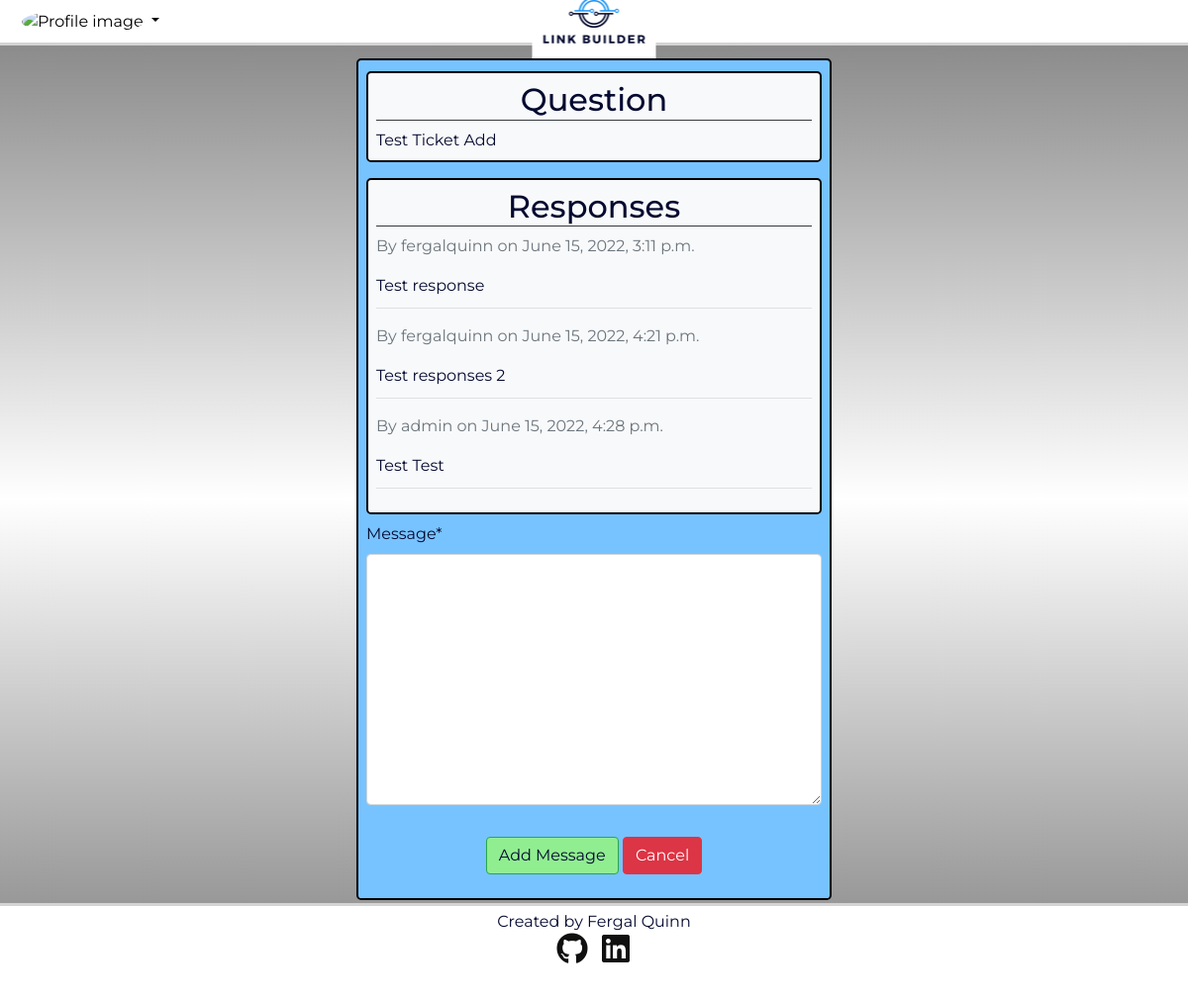
The app's page /ticket-details/8/ (signed in) with its own data.
### accounts/models.py (models this page shows, shortened)
class Support_Tickets(models.Model):
    user = models.ForeignKey(User, on_delete=models.CASCADE,
                             related_name="SupportTickets")
    title = models.CharField(max_length=200, blank=False)
    query = models.TextField(blank=False)
    status = models.IntegerField(choices=STATUS, default=0)
    created_on = models.DateTimeField(auto_now_add=True, editable=False)
    updated_on = models.DateTimeField(auto_now=True)
    class Meta:
        ordering = ["-created_on"]
    class Meta:
        verbose_name_plural = 'Support Tickets'

class Tickets_Messages(models.Model):
    ticket = models.ForeignKey(Support_Tickets, on_delete=models.CASCADE,
                               related_name="Tickets")
    created_on = models.DateTimeField(auto_now_add=True)
    user = models.ForeignKey(User, on_delete=models.CASCADE)
    message = models.TextField(blank=False)
    class Meta:
        ordering = ["-created_on"]
    class Meta:
        verbose_name_plural = 'Support Responses'

### accounts/views.py (the view, shortened to what this page needs)
# urls.py: path('ticket-details/<ticket_id>/', accounts_views.ticket_details,
@login_required()
def ticket_details(request, ticket_id):
    ticket = get_object_or_404(Support_Tickets, id=ticket_id)
    form = SupportMessageForm()
    if request.user == ticket.user:
        ticket_messages = Tickets_Messages.objects.all().filter(ticket=ticket)
        context = {
            'ticket': ticket,
            'ticket_messages': ticket_messages,
            'form': form
            }
        return render(request, 'accounts/ticket_detail.html', context)
    else:
        messages.warning(request, 'You do not have access to this page')
        return redirect('links-home')

### accounts/forms.py
class SupportMessageForm(forms.ModelForm):
    class Meta:
        model = Tickets_Messages
        fields = ['message']

### accounts/templates/accounts/ticket_detail.html (shortened to what this page needs)
{% extends "links/base.html" %}
{% block content %}
{% load crispy_forms_tags %}
{% load tz %}
<div class="jumbotron">
    <div class="jumbotron w-100 bg-light">
        <h1 class="border-bottom border-dark text-center">Question</h1>
        <div>{{ ticket.query }}</div>
    </div>
    <div class="jumbotron w-100 bg-light mt-3 mb-2">
        <h2 class="border-bottom border-dark text-center">Responses</h2>
        {% for ticket_message in ticket_messages %}
        <div>
            <p class="text-muted">By {{ticket_message.user}} on {{ticket_message.created_on}}</p>
            {{ticket_message.message}}
            <hr>
        </div>
        {% empty %}
        <p>No responses posted yet</p>
        {% endfor %}
    </div>
    <form method="POST">
        <fieldset class="form-group">
            {{ form|crispy }}
        </fieldset>
        <div class="text-center">
            <p>
                <button class="btn btn-success" type="submit">
                    Add Message
                </button>
                <button class="btn btn-danger" type="button"
                    onclick="location.href='{% url 'open-support-tickets' %}'">Cancel</button>
            </p>
        </div>
    </form>
</div>
{% endblock %}

### static/css/style.css (style rules this page uses)
body { color: #050a30; background-image: linear-gradient(rgb(128, 128, 128), white, grey); font-family: 'Montserrat', sans-serif; }
html, body { height: 100%; }
body { display: flex; flex-direction: column; }
a, .btn { color: #050a30; }
.btn-danger { color: white; }
hr { margin-top: 10px; }
h1 { font-size: 2rem; }
.btn-success { background-color: lightgreen; }
.jumbotron { background-color: #77c3ff; border: 2px; border-style: solid; border-color: black; padding: 0.5rem; width: 40%; margin: 0.2rem auto; }

### records on screen
Support_Tickets: query "Test Ticket Add"
Tickets_Messages: user "fergalquinn", created_on "June 15, 2022, 3:11 p.m.", message "Test response"
Tickets_Messages: user "fergalquinn", created_on "June 15, 2022, 4:21 p.m.", message "Test responses 2"
Tickets_Messages: user "admin", created_on "June 15, 2022, 4:28 p.m.", message "Test Test"
